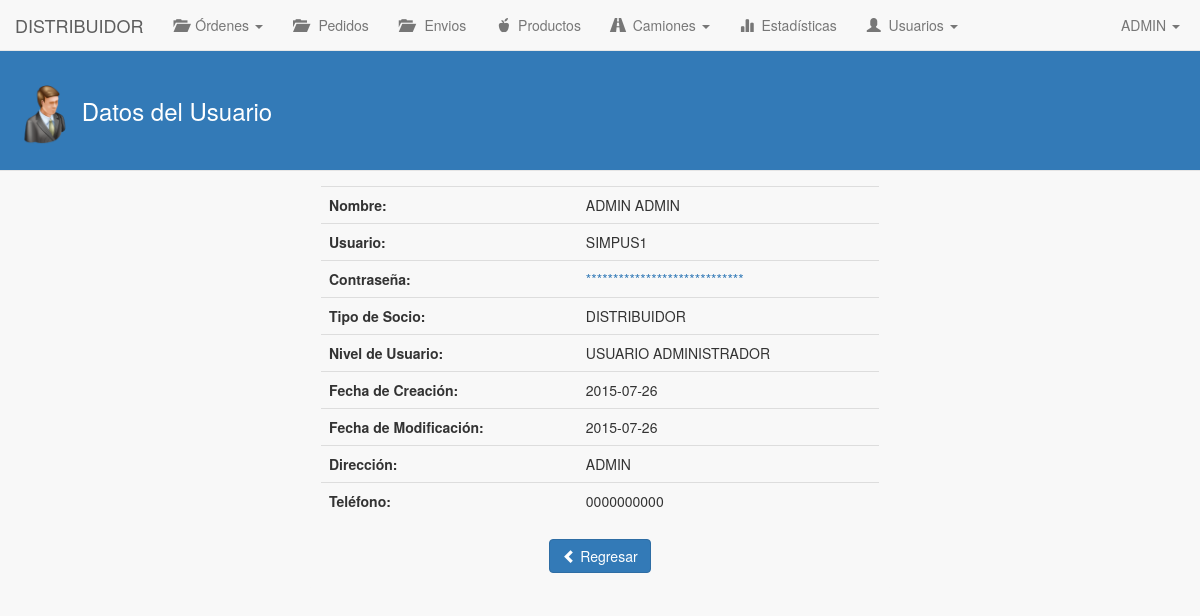
/distribuidor/datosUsuario/index.php (signed in), run on an earlier commit of the app's database.
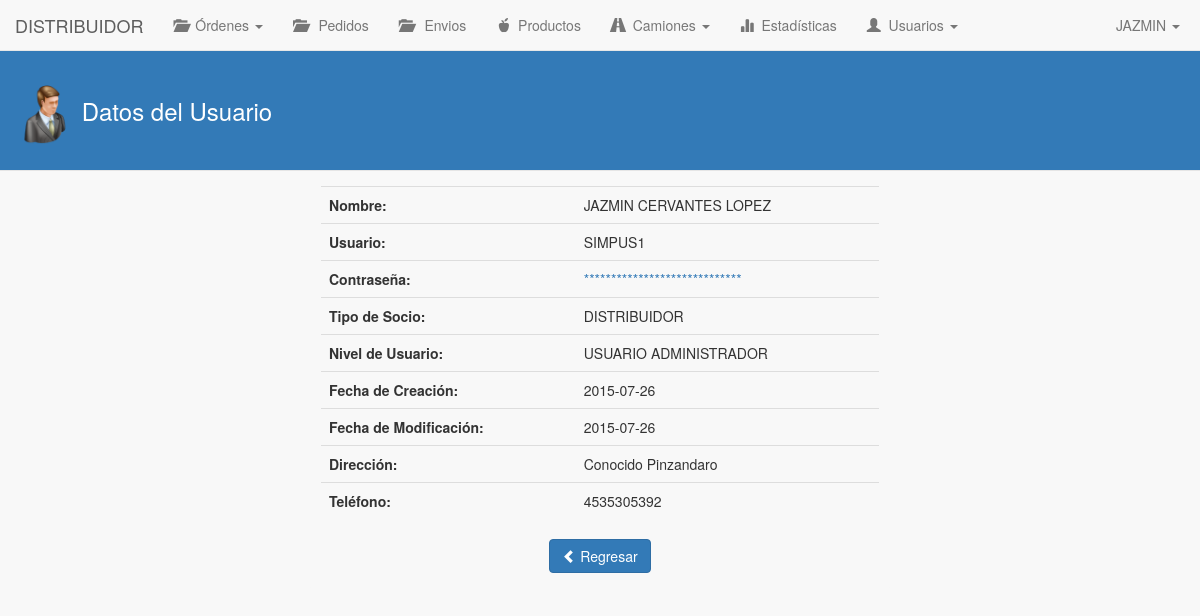
And on a later commit of the database.
### tables this page shows
CREATE TABLE IF NOT EXISTS `usuario_distribuidor` (
  `id_usuario_distribuidor` int(11) NOT NULL AUTO_INCREMENT,
  `nombre_usuario_distribuidor` varchar(100) NOT NULL,
  `apellido_usuario_distribuidor` varchar(100) NOT NULL,
  `direccion_usuario_distribuidor` text NOT NULL,
  `telefono_usuario_distribuidor` varchar(20) NOT NULL,
  `entradas` int(11) NOT NULL DEFAULT '0',
  `pedidos` int(11) NOT NULL DEFAULT '0',
  `envios` int(11) NOT NULL DEFAULT '0',
  `id_usuario_fk` int(11) NOT NULL,
  `id_distribuidor_fk` int(11) NOT NULL,
  PRIMARY KEY (`id_usuario_distribuidor`),
  KEY `id_usuario_fk_idx` (`id_usuario_fk`),
  KEY `id_distribuidor_fk_idx` (`id_distribuidor_fk`)
);

CREATE TABLE IF NOT EXISTS `usuarios` (
  `id_usuario` int(11) NOT NULL AUTO_INCREMENT,
  `nombre_usuario` varchar(100) NOT NULL,
  `contrasena_usuario` varchar(45) NOT NULL,
  `tipo_socio_usuario` int(11) NOT NULL,
  `nivel_autorizacion_usuario` int(11) NOT NULL,
  `fecha_creacion_usuario` date NOT NULL,
  `fecha_modificacion_usuario` date NOT NULL,
  `estado_usuario` int(11) NOT NULL,
  PRIMARY KEY (`id_usuario`),
  UNIQUE KEY `nombre_usuario` (`nombre_usuario`)
);

### distribuidor/datosUsuario/index.php (the view, shortened to what the changed rows need)
<!DOCTYPE html>
<html>
	<head>
		<link rel="stylesheet" type="text/css" href="../../lib/bootstrap-3.3.5/css/bootstrap.min.css">
		<link rel="stylesheet" type="text/css" href="../../css/estilos.css">
	</head>
	<body>
		<?php
			include('../mod/navbar.php');
		?>
		<div class="contenido-general">
			<div class="contenido-general-2">
				<div class="div-contenedor-form">
					<form class="form-horizontal" role="form" method="post" action="../mod/editar_usuario.php">
			      		<div>
			      			<?php
			      				$consulta = "SELECT usudist.nombre_usuario_distribuidor, usudist.apellido_usuario_distribuidor, usus.nivel_autorizacion_usuario, usus.fecha_creacion_usuario, usus.fecha_modificacion_usuario, usudist.direccion_usuario_distribuidor, usudist.telefono_usuario_distribuidor FROM usuarios AS usus, usuario_distribuidor AS usudist WHERE usudist.id_usuario_fk = usus.id_usuario AND usus.id_usuario = ".$_SESSION['id_usuario'];
			      				$resultado = mysql_query($consulta);
			      				$row = mysql_fetch_array($resultado);
			      			?>
					      	<div class="modal-body">
					      		<table class="table">
					      			<tbody>
					      				<tr>
					      					<td><strong>Nombre:</strong></td>
					      					<td><?php echo $row['nombre_usuario_distribuidor']." ".$row['apellido_usuario_distribuidor']; ?></td>
					      				</tr>
					      				<tr>
					      					<td><strong>Fecha de Creación:</strong></td>
					      					<td><?php echo $row['fecha_creacion_usuario']; ?></td>
					      				</tr>
					      				<tr>
					      					<td><strong>Fecha de Modificación:</strong></td>
					      					<td><?php echo $row['fecha_modificacion_usuario']; ?></td>
					      				</tr>
					      				<tr>
					      					<td><strong>Dirección:</strong></td>
					      					<td><?php echo $row['direccion_usuario_distribuidor']; ?></td>
					      				</tr>
					      				<tr>
					      					<td><strong>Teléfono:</strong></td>
					      					<td><?php echo $row['telefono_usuario_distribuidor']; ?></td>
					      				</tr>
					      			</tbody>
					      		</table>
					      	</div>
					    </div>
			      	</form>
				</div>
			</div>
		</div>
	</body>
</html>

### distribuidor/mod/navbar.php (shortened to what the changed rows need)
<?php
	$consulta = "SELECT nombre_usuario_distribuidor, entradas, pedidos, envios FROM usuario_distribuidor WHERE id_usuario_fk = ".$_SESSION['id_usuario'];
	$resultado = mysql_query($consulta);
	$row = mysql_fetch_array($resultado);
	$nombreUsuario = $row['nombre_usuario_distribuidor'];
?>
<nav class="navbar navbar-default navbar-fixed-top" role="navigation">
  	<div class="collapse navbar-collapse" id="navbar-collapse-01">
    	<ul class="nav navbar-nav navbar-right">
	        <li class="dropdown">
	          	<a href="#" class="dropdown-toggle" data-toggle="dropdown" role="button" aria-expanded="false"><span class="fui-user"></span> &nbsp;<?php echo $nombreUsuario; ?> <span class="caret"></span></a>
	        </li>
	    </ul>
  	</div>
</nav>

What changed in the data, as far as the page shows it:
changed usuario_distribuidor: nombre_usuario_distribuidor "ADMIN" → "JAZMIN"; apellido_usuario_distribuidor "ADMIN" → "CERVANTES LOPEZ"; direccion_usuario_distribuidor "ADMIN" → "Conocido Pinzandaro"; telefono_usuario_distribuidor "0000000000" → "4535305392"
